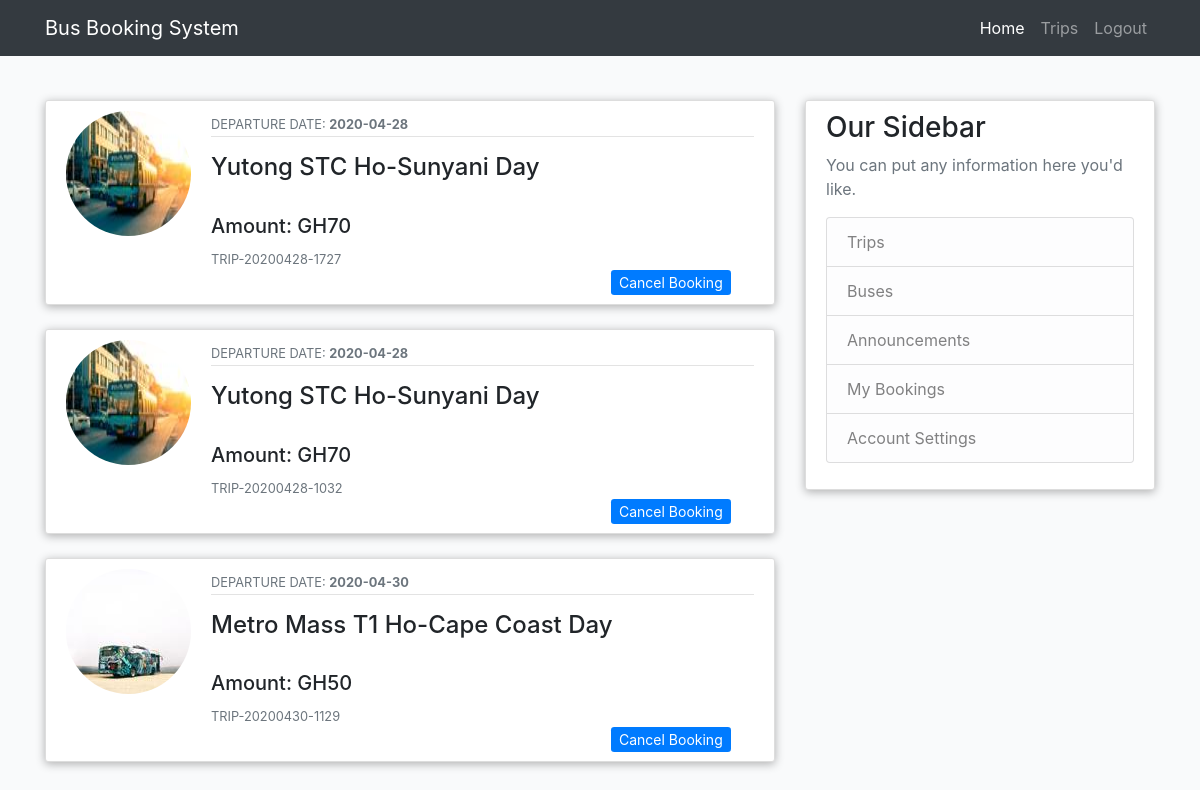
Page /mybookings-2 (signed in) on the committed database.
### bbs/models.py (models this page shows, shortened)
class Booking(db.Model):
    id = db.Column(db.Integer, primary_key=True)
    ticket_number = db.Column(db.String(60), nullable=False)
    customer_id = db.Column(db.Integer, db.ForeignKey('user.id'),nullable=False)
    seat_id = db.Column(db.Integer, db.ForeignKey('seats.id'),nullable=False)
    bus_id = db.Column(db.Integer, db.ForeignKey('buses.id'),nullable=False)
    route_id = db.Column(db.Integer, db.ForeignKey('route.id'),nullable=False)
    phone = db.Column(db.Integer(), nullable=False)
    date_booked = db.Column(db.String(120), nullable=False,default=now.strftime('%Y-%m-%d'))
    email = db.Column(db.String(120), nullable=False)
    date = db.Column(db.DateTime, nullable=False)
    time = db.Column(db.String(60), nullable=False)

class Buses(db.Model):
    id = db.Column(db.Integer, primary_key=True)
    name = db.Column(db.String(60), unique=True, nullable=False)
    number = db.Column(db.String(20), unique=True, nullable=False)
    description = db.Column(db.String(200), nullable=False)
    image_file = db.Column(db.String(60), nullable=False,default='default_bus.jpg')
    bookings = db.relationship('Booking', backref='bus')
    availability = db.relationship('Availability', backref='bus')

class Route(db.Model):
    id = db.Column(db.Integer, primary_key=True)
    name = db.Column(db.String(60), nullable=False)
    time = db.Column(db.String(60), nullable=False)
    amount = db.Column(db.Integer(), nullable=False)
    availability = db.relationship('Availability', backref='route')
    booking = db.relationship('Booking', backref='route')

### bbs/users/routes.py (the view)
@users.route('/mybookings-<int:user_id>',)
def mybookings(user_id):
    if not  current_user.is_authenticated:
        abort(403)
    else:
         mybookings = db.session.query(Booking).filter(Booking.customer_id==user_id).order_by(Booking.date_booked.asc())
    return render_template('/users/mybookings.html',mybookings=mybookings)

### bbs/templates/users/mybookings.html (shortened to what this page needs)
{% extends "layout.html"%} {% block content%}
{% for booking in mybookings%}
<article class="media content-section mt-4 mb-2">
  <img
    class="rounded-circle account-img"
    src="{{url_for('static',filename='img/'+ booking.bus.image_file)}}"
  />
  <div class="media-body">
    <div class="article-metadata">
      <small class="text-muted"
        >DEPARTURE DATE:
        <strong>{{ booking.date.strftime('%Y-%m-%d') }}</strong></small
      >
    </div>
    <h4 class="mt-3 mb-2 m-h4">
      {{booking.bus.name}} {{booking.route.name}} {{booking.time}}
    </h4>
    <div class="">
      <h5 class="article-content text-left m-h5">
        Amount: GH{{ booking.route.amount }}
      </h5>
      <small class="text-muted">{{ booking.ticket_number }}</small>
    </div>
    <div class="book-btn">
      <a
        class="btn-sm btn-primary"
        href="{{url_for('users.cancel_booking',book_id=booking.id)}}"
        >Cancel Booking</a
      >
    </div>
  </div>
</article>
{% endfor %} {% endblock content%}

### bbs/static/main.css (style rules this page uses)
* { box-sizing: border-box; }
body { background-color: #f9fafb; }
.content-section { background: #ffffff; padding: 10px 20px; border: 1px solid #dddddd; border-radius: 3px; box-shadow: 0px 2px 10px rgba(0, 0, 0, 0.3); }
.article-content { white-space: pre-line; }
.article-metadata { padding-bottom: 1px; margin-bottom: 4px; border-bottom: 1px solid #e3e3e3; }
.account-img { height: 125px; width: 125px; margin-right: 20px; margin-bottom: 16px; }
.book-btn { margin-left: 400px; }

### rows in the picture
Booking: image_file (picture), date "2020-04-28", bus.name "Yutong STC", route.name "Ho-Sunyani", time "Day", route.amount "70", ticket_number "TRIP-20200428-1727"
Booking: image_file (picture), date "2020-04-28", bus.name "Yutong STC", route.name "Ho-Sunyani", time "Day", route.amount "70", ticket_number "TRIP-20200428-1032"
Booking: image_file (picture), date "2020-04-30", bus.name "Metro Mass T1", route.name "Ho-Cape Coast", time "Day", route.amount "50", ticket_number "TRIP-20200430-1129"
